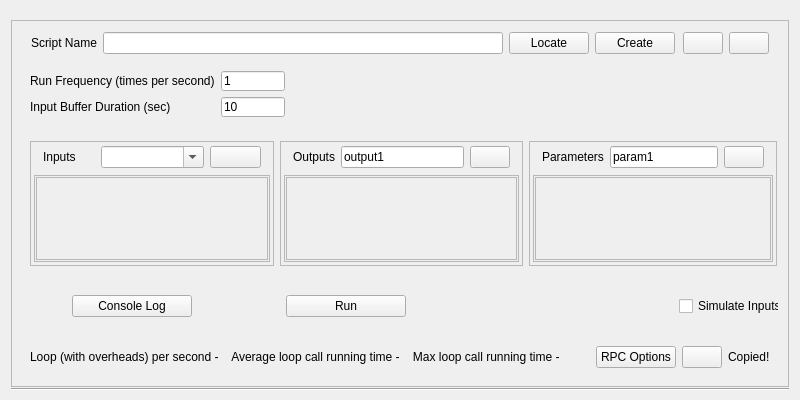
<?xml version="1.0" encoding="UTF-8"?>
<ui version="4.0">
 <class>TopLevelWidget</class>
 <widget class="QWidget" name="TopLevelWidget">
  <property name="geometry">
   <rect>
    <x>0</x>
    <y>0</y>
    <width>800</width>
    <height>400</height>
   </rect>
  </property>
  <property name="sizePolicy">
   <sizepolicy hsizetype="Preferred" vsizetype="Expanding">
    <horstretch>0</horstretch>
    <verstretch>0</verstretch>
   </sizepolicy>
  </property>
  <property name="minimumSize">
   <size>
    <width>620</width>
    <height>400</height>
   </size>
  </property>
  <property name="windowTitle">
   <string>Form</string>
  </property>
  <layout class="QVBoxLayout" name="TopLevelLayout">
   <property name="spacing">
    <number>1</number>
   </property>
   <property name="bottomMargin">
    <number>9</number>
   </property>
   <item>
    <spacer name="verticalSpacer_2">
     <property name="orientation">
      <enum>Qt::Vertical</enum>
     </property>
     <property name="sizeType">
      <enum>QSizePolicy::Minimum</enum>
     </property>
     <property name="sizeHint" stdset="0">
      <size>
       <width>20</width>
       <height>9</height>
      </size>
     </property>
    </spacer>
   </item>
   <item>
    <widget class="QFrame" name="frame">
     <property name="sizePolicy">
      <sizepolicy hsizetype="Preferred" vsizetype="Expanding">
       <horstretch>0</horstretch>
       <verstretch>0</verstretch>
      </sizepolicy>
     </property>
     <property name="frameShape">
      <enum>QFrame::StyledPanel</enum>
     </property>
     <property name="frameShadow">
      <enum>QFrame::Raised</enum>
     </property>
     <layout class="QVBoxLayout" name="verticalLayout">
      <item>
       <widget class="QWidget" name="top_widget" native="true">
        <property name="sizePolicy">
         <sizepolicy hsizetype="Minimum" vsizetype="Minimum">
          <horstretch>0</horstretch>
          <verstretch>0</verstretch>
         </sizepolicy>
        </property>
        <property name="minimumSize">
         <size>
          <width>300</width>
          <height>0</height>
         </size>
        </property>
        <property name="maximumSize">
         <size>
          <width>16777215</width>
          <height>16777215</height>
         </size>
        </property>
        <layout class="QHBoxLayout" name="horizontalLayout_2">
         <property name="topMargin">
          <number>1</number>
         </property>
         <property name="bottomMargin">
          <number>1</number>
         </property>
         <item alignment="Qt::AlignLeft">
          <widget class="QWidget" name="widget_script_basic_info" native="true">
           <layout class="QHBoxLayout" name="horizontalLayout_6">
            <property name="leftMargin">
             <number>1</number>
            </property>
            <property name="topMargin">
             <number>1</number>
            </property>
            <property name="rightMargin">
             <number>1</number>
            </property>
            <property name="bottomMargin">
             <number>1</number>
            </property>
            <item alignment="Qt::AlignHCenter">
             <widget class="QLabel" name="scriptNameLabel">
              <property name="sizePolicy">
               <sizepolicy hsizetype="Fixed" vsizetype="Minimum">
                <horstretch>0</horstretch>
                <verstretch>0</verstretch>
               </sizepolicy>
              </property>
              <property name="minimumSize">
               <size>
                <width>0</width>
                <height>0</height>
               </size>
              </property>
              <property name="maximumSize">
               <size>
                <width>16777215</width>
                <height>16777215</height>
               </size>
              </property>
              <property name="toolTip">
               <string>Class name of the RenaScript to be executed</string>
              </property>
              <property name="text">
               <string>Script Name</string>
              </property>
             </widget>
            </item>
            <item alignment="Qt::AlignHCenter">
             <widget class="QLineEdit" name="scriptPathLineEdit">
              <property name="sizePolicy">
               <sizepolicy hsizetype="Expanding" vsizetype="Minimum">
                <horstretch>0</horstretch>
                <verstretch>0</verstretch>
               </sizepolicy>
              </property>
              <property name="minimumSize">
               <size>
                <width>400</width>
                <height>0</height>
               </size>
              </property>
             </widget>
            </item>
            <item alignment="Qt::AlignHCenter">
             <widget class="QPushButton" name="locateBtn">
              <property name="sizePolicy">
               <sizepolicy hsizetype="Minimum" vsizetype="Minimum">
                <horstretch>0</horstretch>
                <verstretch>0</verstretch>
               </sizepolicy>
              </property>
              <property name="minimumSize">
               <size>
                <width>0</width>
                <height>0</height>
               </size>
              </property>
              <property name="text">
               <string>Locate</string>
              </property>
             </widget>
            </item>
            <item alignment="Qt::AlignHCenter">
             <widget class="QPushButton" name="createBtn">
              <property name="sizePolicy">
               <sizepolicy hsizetype="Minimum" vsizetype="Minimum">
                <horstretch>0</horstretch>
                <verstretch>0</verstretch>
               </sizepolicy>
              </property>
              <property name="minimumSize">
               <size>
                <width>0</width>
                <height>0</height>
               </size>
              </property>
              <property name="text">
               <string>Create</string>
              </property>
             </widget>
            </item>
           </layout>
          </widget>
         </item>
         <item alignment="Qt::AlignRight">
          <widget class="QWidget" name="pop_remove_button_widget" native="true">
           <layout class="QHBoxLayout" name="horizontalLayout_7">
            <property name="leftMargin">
             <number>1</number>
            </property>
            <property name="topMargin">
             <number>1</number>
            </property>
            <property name="rightMargin">
             <number>1</number>
            </property>
            <property name="bottomMargin">
             <number>1</number>
            </property>
            <item>
             <widget class="QPushButton" name="PopWindowBtn">
              <property name="text">
               <string/>
              </property>
             </widget>
            </item>
            <item>
             <widget class="QPushButton" name="removeBtn">
              <property name="text">
               <string/>
              </property>
             </widget>
            </item>
           </layout>
          </widget>
         </item>
        </layout>
       </widget>
      </item>
      <item>
       <widget class="QWidget" name="run_params_widget" native="true">
        <property name="sizePolicy">
         <sizepolicy hsizetype="Preferred" vsizetype="Fixed">
          <horstretch>0</horstretch>
          <verstretch>0</verstretch>
         </sizepolicy>
        </property>
        <property name="minimumSize">
         <size>
          <width>0</width>
          <height>64</height>
         </size>
        </property>
        <property name="maximumSize">
         <size>
          <width>16777215</width>
          <height>64</height>
         </size>
        </property>
        <layout class="QFormLayout" name="formLayout">
         <item row="0" column="0">
          <widget class="QLabel" name="label">
           <property name="toolTip">
            <string>In Hz, controls how many times does the script loop run per second.</string>
           </property>
           <property name="text">
            <string>Run Frequency (times per second)</string>
           </property>
          </widget>
         </item>
         <item row="0" column="1">
          <widget class="QLineEdit" name="frequencyLineEdit">
           <property name="maximumSize">
            <size>
             <width>64</width>
             <height>16777215</height>
            </size>
           </property>
           <property name="text">
            <string>1</string>
           </property>
          </widget>
         </item>
         <item row="1" column="0">
          <widget class="QLabel" name="label_2">
           <property name="toolTip">
            <string>The time window of samples the script will have access to at each loop. Buffer will throw out oldest data to allow new data come in.</string>
           </property>
           <property name="text">
            <string>Input Buffer Duration (sec)</string>
           </property>
          </widget>
         </item>
         <item row="1" column="1">
          <widget class="QLineEdit" name="timeWindowLineEdit">
           <property name="maximumSize">
            <size>
             <width>64</width>
             <height>16777215</height>
            </size>
           </property>
           <property name="text">
            <string>10</string>
           </property>
          </widget>
         </item>
        </layout>
       </widget>
      </item>
      <item>
       <widget class="QWidget" name="iop_widget" native="true">
        <property name="sizePolicy">
         <sizepolicy hsizetype="Preferred" vsizetype="Expanding">
          <horstretch>0</horstretch>
          <verstretch>0</verstretch>
         </sizepolicy>
        </property>
        <property name="minimumSize">
         <size>
          <width>0</width>
          <height>0</height>
         </size>
        </property>
        <property name="maximumSize">
         <size>
          <width>16777215</width>
          <height>16777215</height>
         </size>
        </property>
        <layout class="QHBoxLayout" name="horizontalLayout_3">
         <property name="topMargin">
          <number>9</number>
         </property>
         <property name="rightMargin">
          <number>2</number>
         </property>
         <item>
          <widget class="QFrame" name="frame_input">
           <property name="frameShape">
            <enum>QFrame::StyledPanel</enum>
           </property>
           <property name="frameShadow">
            <enum>QFrame::Raised</enum>
           </property>
           <layout class="QVBoxLayout" name="verticalLayout_2">
            <property name="leftMargin">
             <number>1</number>
            </property>
            <property name="topMargin">
             <number>1</number>
            </property>
            <property name="rightMargin">
             <number>1</number>
            </property>
            <property name="bottomMargin">
             <number>1</number>
            </property>
            <item>
             <widget class="QWidget" name="widget_input" native="true">
              <layout class="QVBoxLayout" name="vboxlayout_1">
               <property name="leftMargin">
                <number>2</number>
               </property>
               <property name="topMargin">
                <number>2</number>
               </property>
               <property name="rightMargin">
                <number>2</number>
               </property>
               <property name="bottomMargin">
                <number>2</number>
               </property>
               <item>
                <widget class="QWidget" name="widget_input_controls" native="true">
                 <property name="maximumSize">
                  <size>
                   <width>16777215</width>
                   <height>48</height>
                  </size>
                 </property>
                 <layout class="QHBoxLayout" name="horizontalLayout_4">
                  <property name="leftMargin">
                   <number>9</number>
                  </property>
                  <property name="topMargin">
                   <number>1</number>
                  </property>
                  <property name="bottomMargin">
                   <number>1</number>
                  </property>
                  <item>
                   <widget class="QLabel" name="label_4">
                    <property name="text">
                     <string>Inputs</string>
                    </property>
                   </widget>
                  </item>
                  <item>
                   <widget class="QComboBox" name="inputComboBox">
                    <property name="editable">
                     <bool>true</bool>
                    </property>
                    <property name="placeholderText">
                     <string>Stream name</string>
                    </property>
                   </widget>
                  </item>
                  <item>
                   <widget class="QPushButton" name="addInputBtn">
                    <property name="sizePolicy">
                     <sizepolicy hsizetype="Minimum" vsizetype="Minimum">
                      <horstretch>0</horstretch>
                      <verstretch>0</verstretch>
                     </sizepolicy>
                    </property>
                    <property name="minimumSize">
                     <size>
                      <width>0</width>
                      <height>0</height>
                     </size>
                    </property>
                    <property name="maximumSize">
                     <size>
                      <width>16777215</width>
                      <height>16777215</height>
                     </size>
                    </property>
                    <property name="text">
                     <string/>
                    </property>
                   </widget>
                  </item>
                 </layout>
                </widget>
               </item>
               <item>
                <widget class="QFrame" name="frame_2">
                 <property name="frameShape">
                  <enum>QFrame::StyledPanel</enum>
                 </property>
                 <property name="frameShadow">
                  <enum>QFrame::Raised</enum>
                 </property>
                 <layout class="QVBoxLayout" name="verticalLayout_4">
                  <property name="leftMargin">
                   <number>1</number>
                  </property>
                  <property name="topMargin">
                   <number>1</number>
                  </property>
                  <property name="rightMargin">
                   <number>1</number>
                  </property>
                  <property name="bottomMargin">
                   <number>1</number>
                  </property>
                  <item>
                   <widget class="QScrollArea" name="scrollArea">
                    <property name="widgetResizable">
                     <bool>true</bool>
                    </property>
                    <widget class="QWidget" name="inputScrollContentWidget">
                     <property name="geometry">
                      <rect>
                       <x>0</x>
                       <y>0</y>
                       <width>258</width>
                       <height>25</height>
                      </rect>
                     </property>
                     <layout class="QVBoxLayout" name="inputLayout"/>
                    </widget>
                   </widget>
                  </item>
                 </layout>
                </widget>
               </item>
              </layout>
             </widget>
            </item>
           </layout>
          </widget>
         </item>
         <item>
          <widget class="QFrame" name="frame_output">
           <property name="frameShape">
            <enum>QFrame::StyledPanel</enum>
           </property>
           <property name="frameShadow">
            <enum>QFrame::Raised</enum>
           </property>
           <layout class="QVBoxLayout" name="verticalLayout_3">
            <property name="leftMargin">
             <number>1</number>
            </property>
            <property name="topMargin">
             <number>1</number>
            </property>
            <property name="rightMargin">
             <number>1</number>
            </property>
            <property name="bottomMargin">
             <number>1</number>
            </property>
            <item>
             <widget class="QWidget" name="widget_output" native="true">
              <layout class="QVBoxLayout" name="vboxlayout_1">
               <property name="leftMargin">
                <number>2</number>
               </property>
               <property name="topMargin">
                <number>2</number>
               </property>
               <property name="rightMargin">
                <number>2</number>
               </property>
               <property name="bottomMargin">
                <number>2</number>
               </property>
               <item>
                <widget class="QWidget" name="widget_7" native="true">
                 <property name="maximumSize">
                  <size>
                   <width>16777215</width>
                   <height>48</height>
                  </size>
                 </property>
                 <layout class="QHBoxLayout" name="horizontalLayout_4">
                  <property name="topMargin">
                   <number>1</number>
                  </property>
                  <property name="bottomMargin">
                   <number>1</number>
                  </property>
                  <item>
                   <widget class="QLabel" name="label_4">
                    <property name="text">
                     <string>Outputs</string>
                    </property>
                   </widget>
                  </item>
                  <item>
                   <widget class="QLineEdit" name="output_lineEdit">
                    <property name="text">
                     <string>output1</string>
                    </property>
                   </widget>
                  </item>
                  <item>
                   <widget class="QPushButton" name="addOutput_btn">
                    <property name="sizePolicy">
                     <sizepolicy hsizetype="Minimum" vsizetype="Minimum">
                      <horstretch>0</horstretch>
                      <verstretch>0</verstretch>
                     </sizepolicy>
                    </property>
                    <property name="minimumSize">
                     <size>
                      <width>0</width>
                      <height>0</height>
                     </size>
                    </property>
                    <property name="maximumSize">
                     <size>
                      <width>16777215</width>
                      <height>16777215</height>
                     </size>
                    </property>
                    <property name="text">
                     <string/>
                    </property>
                   </widget>
                  </item>
                 </layout>
                </widget>
               </item>
               <item>
                <widget class="QFrame" name="frame_3">
                 <property name="frameShape">
                  <enum>QFrame::StyledPanel</enum>
                 </property>
                 <property name="frameShadow">
                  <enum>QFrame::Raised</enum>
                 </property>
                 <layout class="QVBoxLayout" name="verticalLayout_5">
                  <property name="leftMargin">
                   <number>1</number>
                  </property>
                  <property name="topMargin">
                   <number>1</number>
                  </property>
                  <property name="rightMargin">
                   <number>1</number>
                  </property>
                  <property name="bottomMargin">
                   <number>1</number>
                  </property>
                  <item>
                   <widget class="QScrollArea" name="scrollArea">
                    <property name="widgetResizable">
                     <bool>true</bool>
                    </property>
                    <widget class="QWidget" name="outputScrollContent">
                     <property name="geometry">
                      <rect>
                       <x>0</x>
                       <y>0</y>
                       <width>194</width>
                       <height>25</height>
                      </rect>
                     </property>
                     <layout class="QVBoxLayout" name="outputLayout"/>
                    </widget>
                   </widget>
                  </item>
                 </layout>
                </widget>
               </item>
              </layout>
             </widget>
            </item>
           </layout>
          </widget>
         </item>
         <item>
          <widget class="QFrame" name="frame_params">
           <property name="sizePolicy">
            <sizepolicy hsizetype="Preferred" vsizetype="Expanding">
             <horstretch>0</horstretch>
             <verstretch>0</verstretch>
            </sizepolicy>
           </property>
           <property name="frameShape">
            <enum>QFrame::StyledPanel</enum>
           </property>
           <property name="frameShadow">
            <enum>QFrame::Raised</enum>
           </property>
           <layout class="QHBoxLayout" name="horizontalLayout_5">
            <property name="leftMargin">
             <number>1</number>
            </property>
            <property name="topMargin">
             <number>1</number>
            </property>
            <property name="rightMargin">
             <number>1</number>
            </property>
            <property name="bottomMargin">
             <number>1</number>
            </property>
            <item>
             <widget class="QWidget" name="widget_params" native="true">
              <property name="sizePolicy">
               <sizepolicy hsizetype="Preferred" vsizetype="Expanding">
                <horstretch>0</horstretch>
                <verstretch>0</verstretch>
               </sizepolicy>
              </property>
              <layout class="QVBoxLayout" name="vboxlayout_1">
               <property name="leftMargin">
                <number>2</number>
               </property>
               <property name="topMargin">
                <number>2</number>
               </property>
               <property name="rightMargin">
                <number>2</number>
               </property>
               <property name="bottomMargin">
                <number>2</number>
               </property>
               <item>
                <widget class="QWidget" name="widget_7" native="true">
                 <property name="maximumSize">
                  <size>
                   <width>16777215</width>
                   <height>48</height>
                  </size>
                 </property>
                 <layout class="QHBoxLayout" name="horizontalLayout_4">
                  <property name="leftMargin">
                   <number>9</number>
                  </property>
                  <property name="topMargin">
                   <number>1</number>
                  </property>
                  <property name="bottomMargin">
                   <number>1</number>
                  </property>
                  <item>
                   <widget class="QLabel" name="label_4">
                    <property name="text">
                     <string>Parameters</string>
                    </property>
                   </widget>
                  </item>
                  <item>
                   <widget class="QLineEdit" name="param_lineEdit">
                    <property name="text">
                     <string>param1</string>
                    </property>
                   </widget>
                  </item>
                  <item>
                   <widget class="QPushButton" name="addParam_btn">
                    <property name="sizePolicy">
                     <sizepolicy hsizetype="Minimum" vsizetype="Minimum">
                      <horstretch>0</horstretch>
                      <verstretch>0</verstretch>
                     </sizepolicy>
                    </property>
                    <property name="minimumSize">
                     <size>
                      <width>0</width>
                      <height>0</height>
                     </size>
                    </property>
                    <property name="maximumSize">
                     <size>
                      <width>16777215</width>
                      <height>16777215</height>
                     </size>
                    </property>
                    <property name="text">
                     <string/>
                    </property>
                   </widget>
                  </item>
                 </layout>
                </widget>
               </item>
               <item>
                <widget class="QFrame" name="frame_4">
                 <property name="sizePolicy">
                  <sizepolicy hsizetype="Preferred" vsizetype="Expanding">
                   <horstretch>0</horstretch>
                   <verstretch>0</verstretch>
                  </sizepolicy>
                 </property>
                 <property name="frameShape">
                  <enum>QFrame::StyledPanel</enum>
                 </property>
                 <property name="frameShadow">
                  <enum>QFrame::Raised</enum>
                 </property>
                 <layout class="QVBoxLayout" name="verticalLayout_6">
                  <property name="leftMargin">
                   <number>1</number>
                  </property>
                  <property name="topMargin">
                   <number>1</number>
                  </property>
                  <property name="rightMargin">
                   <number>1</number>
                  </property>
                  <property name="bottomMargin">
                   <number>1</number>
                  </property>
                  <item>
                   <widget class="QScrollArea" name="scrollArea">
                    <property name="widgetResizable">
                     <bool>true</bool>
                    </property>
                    <widget class="QWidget" name="paramScrollContent">
                     <property name="geometry">
                      <rect>
                       <x>0</x>
                       <y>0</y>
                       <width>210</width>
                       <height>30</height>
                      </rect>
                     </property>
                     <property name="sizePolicy">
                      <sizepolicy hsizetype="Preferred" vsizetype="Expanding">
                       <horstretch>0</horstretch>
                       <verstretch>0</verstretch>
                      </sizepolicy>
                     </property>
                     <layout class="QVBoxLayout" name="paramsLayout"/>
                    </widget>
                   </widget>
                  </item>
                 </layout>
                </widget>
               </item>
              </layout>
             </widget>
            </item>
           </layout>
          </widget>
         </item>
        </layout>
       </widget>
      </item>
      <item>
       <widget class="QWidget" name="actions_widget" native="true">
        <property name="sizePolicy">
         <sizepolicy hsizetype="Preferred" vsizetype="Minimum">
          <horstretch>0</horstretch>
          <verstretch>0</verstretch>
         </sizepolicy>
        </property>
        <property name="minimumSize">
         <size>
          <width>0</width>
          <height>50</height>
         </size>
        </property>
        <property name="maximumSize">
         <size>
          <width>16777215</width>
          <height>16777215</height>
         </size>
        </property>
        <layout class="QHBoxLayout" name="horizontalLayout">
         <property name="leftMargin">
          <number>0</number>
         </property>
         <property name="topMargin">
          <number>0</number>
         </property>
         <property name="rightMargin">
          <number>0</number>
         </property>
         <property name="bottomMargin">
          <number>0</number>
         </property>
         <item alignment="Qt::AlignHCenter|Qt::AlignVCenter">
          <widget class="QPushButton" name="ConsoleLogBtn">
           <property name="sizePolicy">
            <sizepolicy hsizetype="Fixed" vsizetype="Minimum">
             <horstretch>0</horstretch>
             <verstretch>0</verstretch>
            </sizepolicy>
           </property>
           <property name="minimumSize">
            <size>
             <width>120</width>
             <height>0</height>
            </size>
           </property>
           <property name="maximumSize">
            <size>
             <width>120</width>
             <height>16777215</height>
            </size>
           </property>
           <property name="text">
            <string>Console Log</string>
           </property>
          </widget>
         </item>
         <item>
          <widget class="QWidget" name="widget" native="true">
           <property name="sizePolicy">
            <sizepolicy hsizetype="Maximum" vsizetype="Preferred">
             <horstretch>0</horstretch>
             <verstretch>0</verstretch>
            </sizepolicy>
           </property>
           <property name="minimumSize">
            <size>
             <width>300</width>
             <height>0</height>
            </size>
           </property>
           <layout class="QHBoxLayout" name="horizontalLayout_8">
            <property name="leftMargin">
             <number>0</number>
            </property>
            <property name="topMargin">
             <number>0</number>
            </property>
            <property name="rightMargin">
             <number>0</number>
            </property>
            <property name="bottomMargin">
             <number>0</number>
            </property>
            <item alignment="Qt::AlignVCenter">
             <widget class="QPushButton" name="runBtn">
              <property name="sizePolicy">
               <sizepolicy hsizetype="Fixed" vsizetype="Minimum">
                <horstretch>0</horstretch>
                <verstretch>0</verstretch>
               </sizepolicy>
              </property>
              <property name="minimumSize">
               <size>
                <width>120</width>
                <height>0</height>
               </size>
              </property>
              <property name="maximumSize">
               <size>
                <width>120</width>
                <height>16777215</height>
               </size>
              </property>
              <property name="text">
               <string>Run</string>
              </property>
             </widget>
            </item>
            <item>
             <widget class="QLabel" name="stopping_label">
              <property name="sizePolicy">
               <sizepolicy hsizetype="Preferred" vsizetype="Preferred">
                <horstretch>0</horstretch>
                <verstretch>0</verstretch>
               </sizepolicy>
              </property>
              <property name="maximumSize">
               <size>
                <width>64</width>
                <height>16777215</height>
               </size>
              </property>
              <property name="text">
               <string/>
              </property>
             </widget>
            </item>
           </layout>
          </widget>
         </item>
         <item alignment="Qt::AlignRight">
          <widget class="QCheckBox" name="simulateCheckbox">
           <property name="sizePolicy">
            <sizepolicy hsizetype="Minimum" vsizetype="Minimum">
             <horstretch>0</horstretch>
             <verstretch>0</verstretch>
            </sizepolicy>
           </property>
           <property name="maximumSize">
            <size>
             <width>100</width>
             <height>16777215</height>
            </size>
           </property>
           <property name="text">
            <string>Simulate Inputs</string>
           </property>
          </widget>
         </item>
        </layout>
       </widget>
      </item>
      <item>
       <widget class="QWidget" name="widget_2" native="true">
        <layout class="QHBoxLayout" name="horizontalLayout_9">
         <item>
          <widget class="QLabel" name="realtimeInfoLabel">
           <property name="sizePolicy">
            <sizepolicy hsizetype="Expanding" vsizetype="Preferred">
             <horstretch>0</horstretch>
             <verstretch>0</verstretch>
            </sizepolicy>
           </property>
           <property name="maximumSize">
            <size>
             <width>16777215</width>
             <height>36</height>
            </size>
           </property>
           <property name="toolTip">
            <string>&lt;html&gt;&lt;head/&gt;&lt;body&gt;&lt;p&gt;Loop (with overheads) per second: the number of &lt;span style=&quot; font-weight:700;&quot;&gt;loop&lt;/span&gt; calls made per second, overhead include the time it takes for the input data to be transferred from the main process to the script process. &lt;/p&gt;&lt;p&gt;Average loop call running time: the average time it takes to complete a loop call, excluding overheads.&lt;/p&gt;&lt;p&gt;Max loop call running time: the running time of the longest loop call seen so far.&lt;/p&gt;&lt;/body&gt;&lt;/html&gt;</string>
           </property>
           <property name="text">
            <string>Loop (with overheads) per second -    Average loop call running time -    Max loop call running time -</string>
           </property>
          </widget>
         </item>
         <item alignment="Qt::AlignRight">
          <widget class="QPushButton" name="RPC_button">
           <property name="text">
            <string>RPC Options</string>
           </property>
          </widget>
         </item>
         <item alignment="Qt::AlignRight">
          <widget class="QPushButton" name="rpc_copy_port_button">
           <property name="toolTip">
            <string>copy rpc port number</string>
           </property>
           <property name="text">
            <string/>
           </property>
          </widget>
         </item>
         <item alignment="Qt::AlignRight">
          <widget class="QLabel" name="copied_label">
           <property name="sizePolicy">
            <sizepolicy hsizetype="Minimum" vsizetype="Preferred">
             <horstretch>0</horstretch>
             <verstretch>0</verstretch>
            </sizepolicy>
           </property>
           <property name="text">
            <string>Copied!</string>
           </property>
          </widget>
         </item>
        </layout>
       </widget>
      </item>
     </layout>
    </widget>
   </item>
   <item>
    <widget class="Line" name="line_2">
     <property name="orientation">
      <enum>Qt::Horizontal</enum>
     </property>
    </widget>
   </item>
  </layout>
 </widget>
 <resources/>
 <connections/>
</ui>
